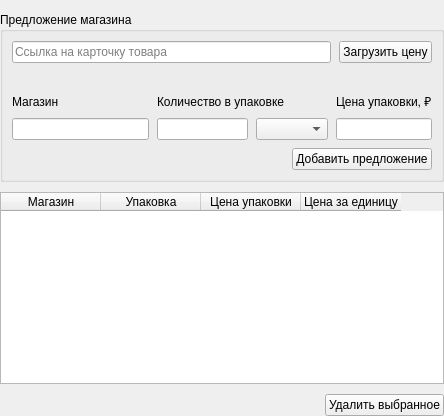
<?xml version="1.0" encoding="UTF-8"?>
<ui version="4.0">
 <class>PricesPage</class>
 <widget class="QWidget" name="PricesPage">
  <layout class="QVBoxLayout" name="prices_layout">
   <property name="spacing"><number>10</number></property>
   <property name="leftMargin"><number>0</number></property>
   <property name="topMargin"><number>12</number></property>
   <property name="rightMargin"><number>0</number></property>
   <property name="bottomMargin"><number>0</number></property>
   <item>
    <widget class="QGroupBox" name="offer_group">
     <property name="title"><string>Предложение магазина</string></property>
     <layout class="QVBoxLayout" name="offer_layout">
      <property name="spacing"><number>8</number></property>
      <item>
       <layout class="QHBoxLayout" name="download_layout" stretch="1,0">
        <item>
         <widget class="QLineEdit" name="url_input">
          <property name="accessibleName"><string>Ссылка на карточку товара</string></property>
          <property name="placeholderText"><string>Ссылка на карточку товара</string></property>
         </widget>
        </item>
        <item><widget class="QPushButton" name="download_button"><property name="text"><string>Загрузить цену</string></property></widget></item>
       </layout>
      </item>
      <item>
       <widget class="QLabel" name="download_status">
        <property name="styleClass" stdset="0"><string>hint</string></property>
        <property name="textFormat"><enum>Qt::TextFormat::PlainText</enum></property>
        <property name="wordWrap"><bool>true</bool></property>
       </widget>
      </item>
      <item>
       <layout class="QGridLayout" name="offer_fields" columnstretch="3,2,1,2">
        <item row="0" column="0"><widget class="QLabel" name="store_label"><property name="text"><string>Магазин</string></property><property name="buddy"><cstring>store_input</cstring></property></widget></item>
        <item row="0" column="1" colspan="2"><widget class="QLabel" name="offer_amount_label"><property name="text"><string>Количество в упаковке</string></property><property name="buddy"><cstring>offer_amount_input</cstring></property></widget></item>
        <item row="0" column="3"><widget class="QLabel" name="offer_price_label"><property name="text"><string>Цена упаковки, ₽</string></property><property name="buddy"><cstring>offer_price_input</cstring></property></widget></item>
        <item row="1" column="0"><widget class="QLineEdit" name="store_input"><property name="maxLength"><number>100</number></property></widget></item>
        <item row="1" column="1"><widget class="QLineEdit" name="offer_amount_input"/></item>
        <item row="1" column="2"><widget class="QComboBox" name="offer_unit_input"><property name="accessibleName"><string>Единица измерения для сравнения</string></property></widget></item>
        <item row="1" column="3"><widget class="QLineEdit" name="offer_price_input"/></item>
       </layout>
      </item>
      <item>
       <layout class="QHBoxLayout" name="add_layout" stretch="1,0">
        <item><widget class="QLabel" name="offer_error"><property name="styleClass" stdset="0"><string>error</string></property><property name="wordWrap"><bool>true</bool></property></widget></item>
        <item><widget class="QPushButton" name="add_offer_button"><property name="styleClass" stdset="0"><string>primary</string></property><property name="text"><string>Добавить предложение</string></property></widget></item>
       </layout>
      </item>
     </layout>
    </widget>
   </item>
   <item>
    <widget class="QTableWidget" name="offer_table">
     <property name="editTriggers"><set>QAbstractItemView::EditTrigger::NoEditTriggers</set></property>
     <property name="selectionMode"><enum>QAbstractItemView::SelectionMode::SingleSelection</enum></property>
     <property name="selectionBehavior"><enum>QAbstractItemView::SelectionBehavior::SelectRows</enum></property>
     <property name="alternatingRowColors"><bool>true</bool></property>
     <attribute name="verticalHeaderVisible"><bool>false</bool></attribute>
     <column><property name="text"><string>Магазин</string></property></column>
     <column><property name="text"><string>Упаковка</string></property></column>
     <column><property name="text"><string>Цена упаковки</string></property></column>
     <column><property name="text"><string>Цена за единицу</string></property></column>
    </widget>
   </item>
   <item>
    <layout class="QHBoxLayout" name="comparison_layout" stretch="1,0">
     <item>
      <widget class="QLabel" name="best_offer_label">
       <property name="textFormat"><enum>Qt::TextFormat::PlainText</enum></property>
       <property name="wordWrap"><bool>true</bool></property>
      </widget>
     </item>
     <item><widget class="QPushButton" name="remove_offer_button"><property name="text"><string>Удалить выбранное</string></property></widget></item>
    </layout>
   </item>
  </layout>
 </widget>
 <resources/>
 <connections/>
</ui>
